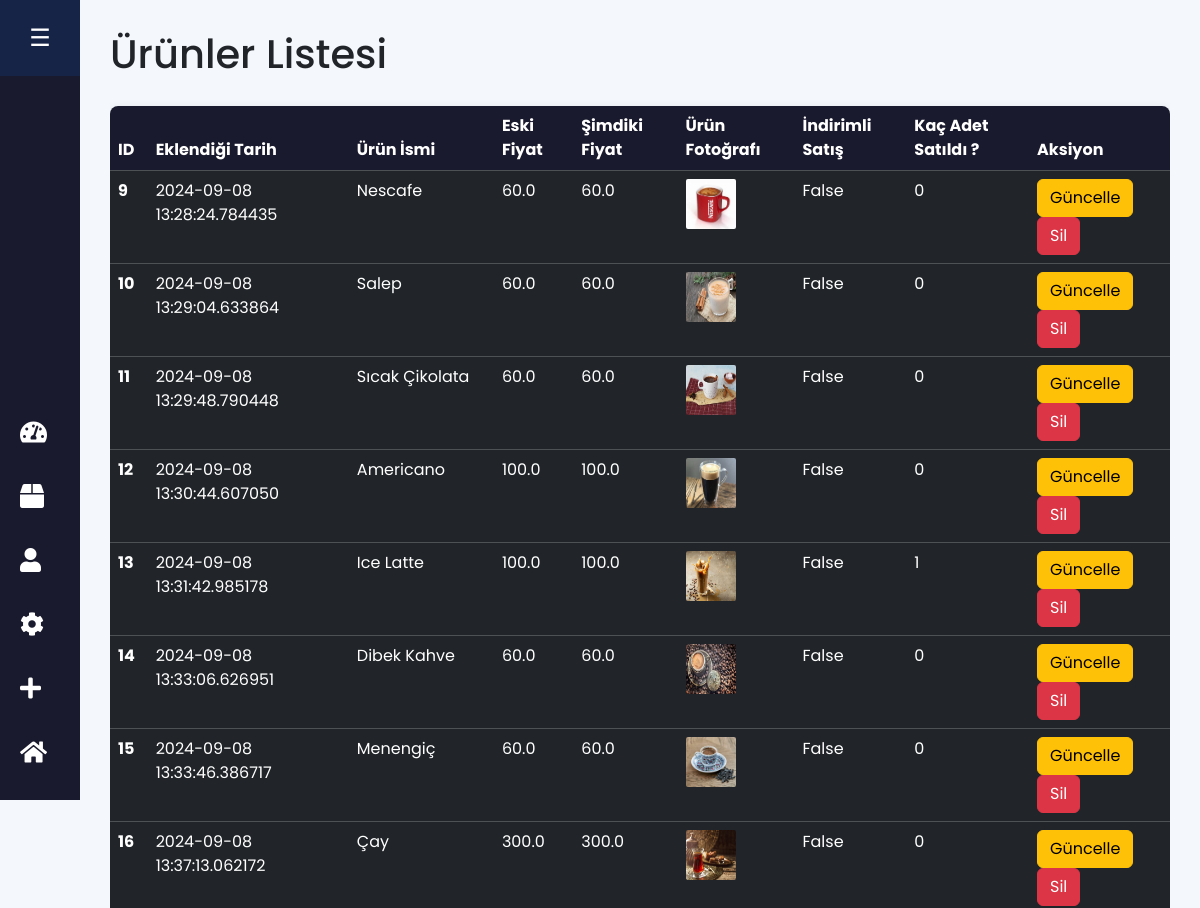
Page /shop-items (signed in, upper part) on the earlier database version.
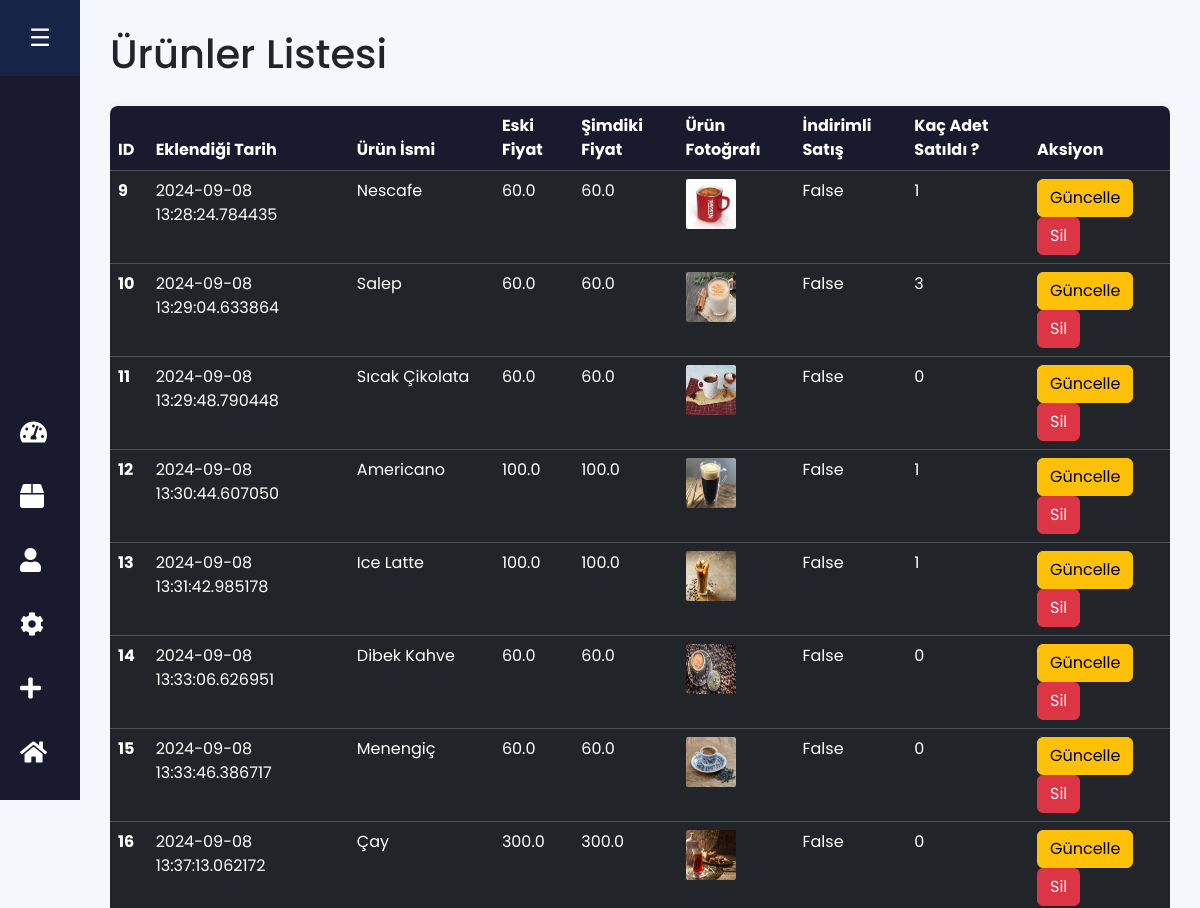
Same page on the later database version.
### website/models.py (models this page shows, shortened)
class Product(db.Model):
    id = db.Column(db.Integer, primary_key=True)
    product_name = db.Column(db.String(100), nullable=False)
    current_price = db.Column(db.Float, nullable=False)
    previous_price = db.Column(db.Float, nullable=False)
    in_stock = db.Column(db.Integer, nullable=False)
    product_picture = db.Column(db.String(1000), nullable=False)
    flash_sale = db.Column(db.Boolean, default=False)
    date_added = db.Column(db.DateTime, default=datetime.utcnow)
    salad = db.Column(db.Boolean, default=False)
    main = db.Column(db.Boolean, default=False)
    colddrink = db.Column(db.Boolean, default=False)
    hotdrink = db.Column(db.Boolean, default=False)
    desert = db.Column(db.Boolean, default=False)
    sneak = db.Column(db.Boolean, default=False)
    Solded = db.Column(db.Integer, default=0)
    carts = db.relationship('Cart', backref=db.backref('product', lazy=True))
    orders = db.relationship('Order', backref=db.backref('product', lazy=True))

### website/admin.py (the view)
@admin.route('/shop-items', methods=['GET', 'POST'])
@login_required
def shop_items():
    if current_user.id == 6:
        items = Product.query.order_by(Product.date_added).all()
        return render_template('shop_items.html', items=items)
    return render_template('404.html')

### website/templates/shop_items.html (shortened to what this page needs)
<!DOCTYPE html>
<html lang="tr">
<head>
    <link href="https://cdn.jsdelivr.net/npm/bootstrap@5.3.1/dist/css/bootstrap.min.css" rel="stylesheet">
    <link rel="stylesheet" href="https://cdnjs.cloudflare.com/ajax/libs/font-awesome/5.15.4/css/all.min.css">
</head>
<body>
    <div class="sidebar" id="sidebar">
        <div class="logo" id="logo">☰</div>
        <ul>
            <li>
                <a href="/dashboard" class="nav-link">
                    <i class="fas fa-tachometer-alt"></i>
                </a>
            </li>
            <li>
                <a href="/shop-items" class="nav-link">
                    <i class="fas fa-box"></i>
                </a>
            </li>
            <li>
                <a href="#" class="nav-link">
                    <i class="fas fa-user"></i>
                </a>
            </li>
            <li>
                <a href="/settings" class="nav-link">
                    <i class="fas fa-cog"></i>
                </a>
            </li>
            <li>
                <a href="/add-shop-items" class="nav-link">
                    <i class="fas fa-plus"></i>
                </a>
            </li>
            <li>
                <a href="/admin-page" class="nav-link">
                    <i class="fas fa-home"></i>
                </a>
            </li>
        </ul>
    </div>
    <div class="main-content" id="main-content">
        <h1>Ürünler Listesi</h1>
        <div class="table-responsive">
            {% if items | length < 1 %}
            <h3 style="color: black;">No Shop Items </h3>
            {% else %}
            <table class="table table-dark table-hover">
                <thead>
                    <tr>
                        <th scope="col">ID</th>
                        <th scope="col">Eklendiği Tarih</th>
                        <th scope="col">Ürün İsmi</th>
                        <th scope="col">Eski Fiyat</th>
                        <th scope="col">Şimdiki Fiyat</th>
                        <th scope="col">Ürün Fotoğrafı</th>
                        <th scope="col">İndirimli Satış</th>
                        <th scope="col">Kaç Adet Satıldı ?</th>
                        <th scope="col">Aksiyon</th>
                    </tr>
                </thead>
                <tbody>
                    {% for item in items %}
                    <tr>
                        <th scope="row">{{ item.id }}</th>
                        <td>{{ item.date_added }}</td>
                        <td>{{ item.product_name }}</td>
                        <td>{{ item.previous_price }}</td>
                        <td>{{ item.current_price }}</td>
                        <td><img src="{{ item.product_picture }}" alt="" style="height: 50px; width: 50px; border-radius: 2px;"></td>
                        <td>{{ item.flash_sale }}</td>
                        <td>{{ item.Solded }}</td>
                        <td>
                            <a href="/update-item/{{ item.id }}" class="btn btn-warning">Güncelle</a>
                            <a href="/delete-item/{{ item.id }}" class="btn btn-danger">Sil</a>
                        </td>
                    </tr>
                    {% endfor %}
                </tbody>
            </table>
            {% endif %}
        </div>
    </div>
</body>
</html>

Differences in the rows shown:
changed Product "Nescafe": Solded "0" → "1"
changed Product "Salep": Solded "0" → "3"
changed Product "Americano": Solded "0" → "1"
